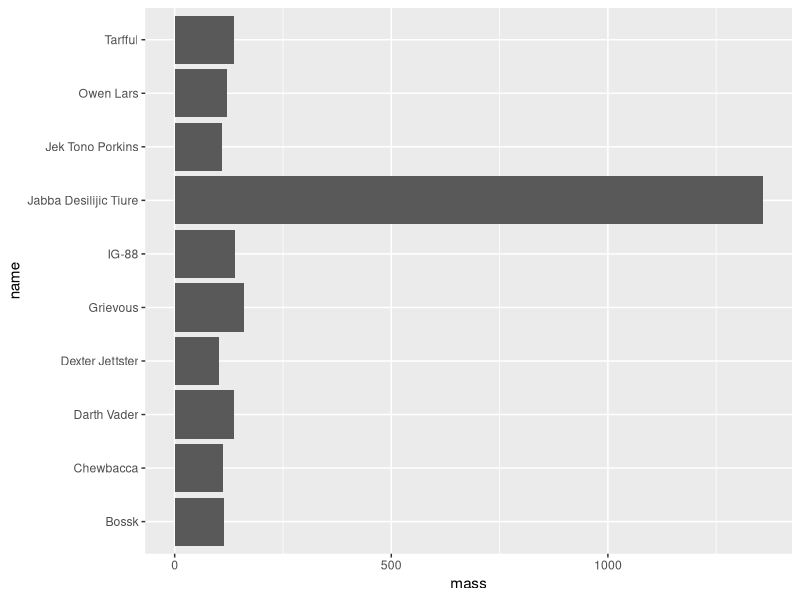

Source code (R):
library(dplyr)
library(ggplot2)

path <- "/secret1/data"

df <- starwars

df %>% 
  slice_max(mass, n = 10) %>% 
  ggplot() +
  geom_col(aes(mass, name))
  

